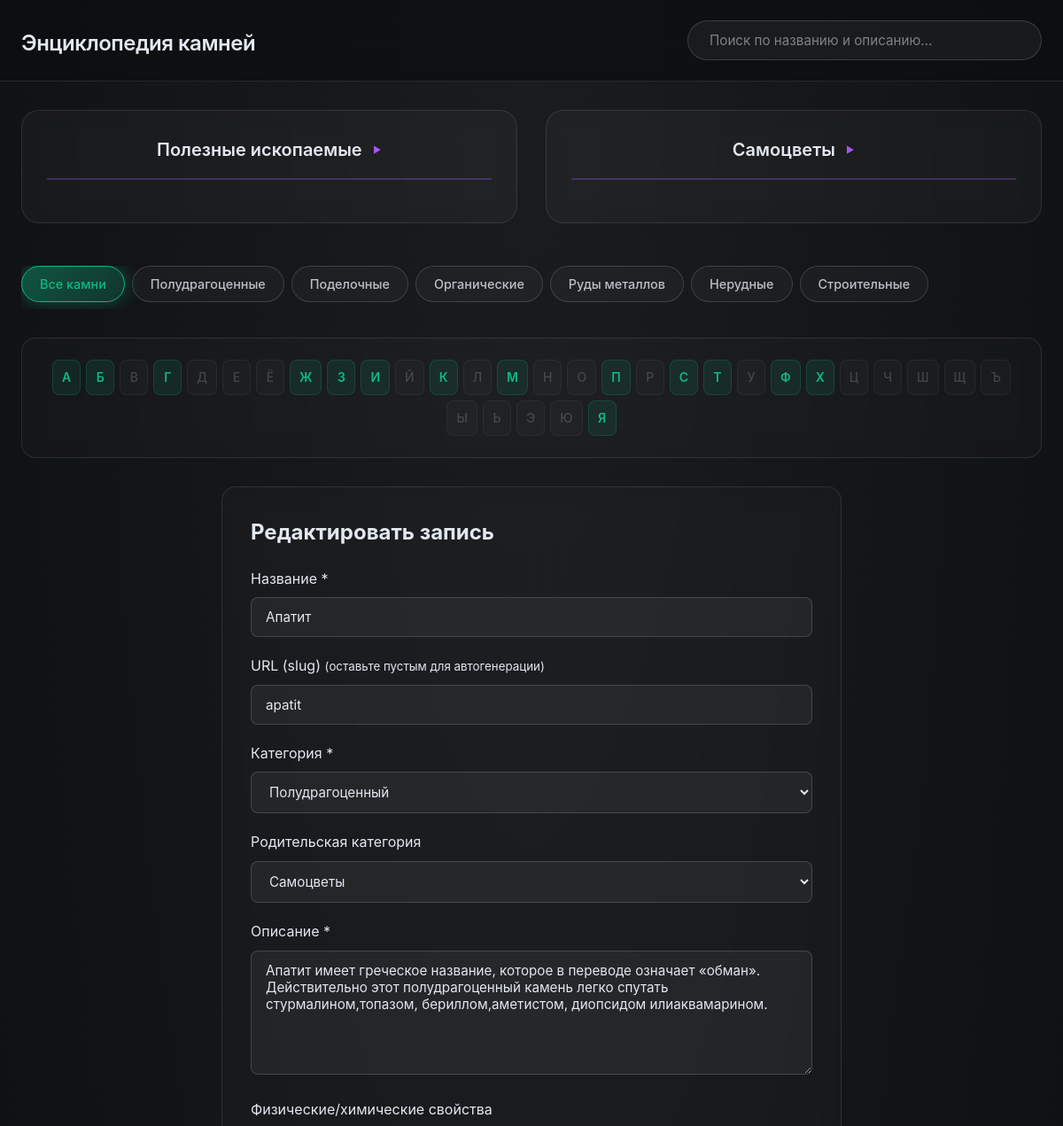
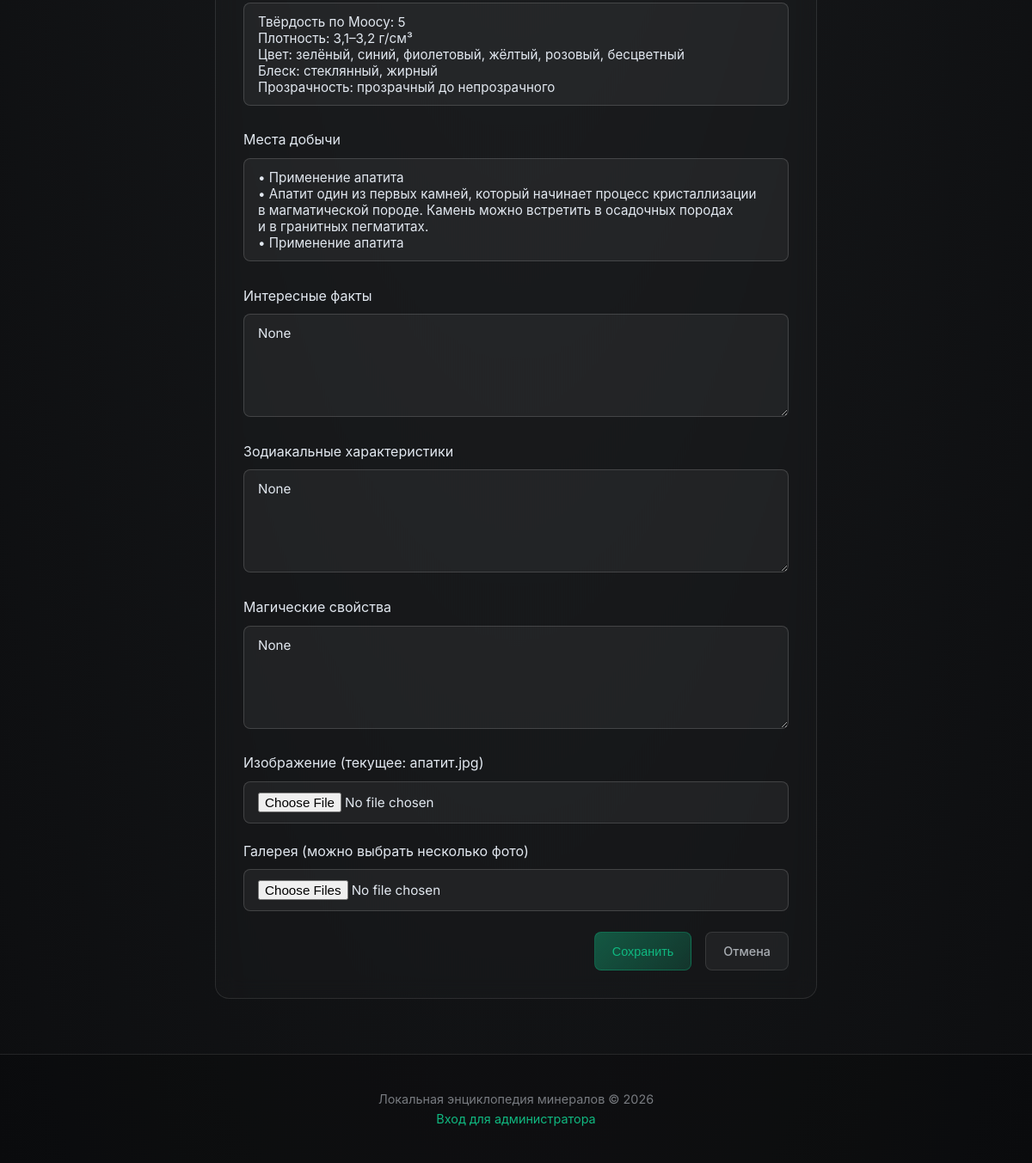
Screenshot of /admin/edit/2 (signed in) with the database file from the repository (2 pictures, top to bottom).
### models.py (models this page shows, shortened)
class Gem(db.Model):
    __tablename__ = 'gems'
    id = db.Column(db.Integer, primary_key=True)
    name = db.Column(db.String(100), nullable=False, index=True)
    slug = db.Column(db.String(100), unique=True, nullable=False, index=True)
    category = db.Column(db.String(50), nullable=False)  # руды металлов/нерудные/строительные/полудрагоценный/поделочный/органический
    parent_category = db.Column(db.String(50), nullable=True)  # полезные ископаемые/самоцветы
    description = db.Column(db.Text, nullable=False)
    properties = db.Column(db.Text)  # физические/химические свойства
    locations = db.Column(db.Text)   # места добычи
    facts = db.Column(db.Text)       # интересные факты
    zodiac = db.Column(db.Text)      # зодиакальные характеристики
    magic_props = db.Column(db.Text) # магические свойства
    image_filename = db.Column(db.String(200))  # имя файла изображения
    gallery = db.Column(db.Text)  # JSON список дополнительных фото
    created_at = db.Column(db.DateTime, default=datetime.utcnow)
    updated_at = db.Column(db.DateTime, default=datetime.utcnow, onupdate=datetime.utcnow)
    def get_gallery(self):
        if not self.gallery:
            return []
        try:
            return json.loads(self.gallery)
        except:
            return []

### app.py (the view)
@app.route('/admin/edit/<int:gem_id>', methods=['GET', 'POST'])
@admin_required
def admin_edit(gem_id):
    gem = Gem.query.get_or_404(gem_id)
    if request.method == 'POST':
        return save_gem(gem)
    return render_template('admin_form.html', gem=gem, action='edit')

### app.py (called while the page is built)
@app.context_processor
def inject_alphabet_index():
    from flask import request
    category = request.args.get('category', '')
    parent_category = request.args.get('parent_category', '')
    if category:
        category = CATEGORY_PLURAL_TO_SINGULAR.get(category, category)
    query = Gem.query
    if category:
        query = query.filter_by(category=category)
    elif parent_category:
        query = query.filter_by(parent_category=parent_category)
    alphabet_index = {}
    gems = query.order_by(Gem.name).all()
    for gem in gems:
        first_letter = gem.name[0].upper()
        if first_letter not in alphabet_index:
            alphabet_index[first_letter] = []
        alphabet_index[first_letter].append(gem)
    return dict(alphabet_index=alphabet_index, CATEGORY_PLURAL_TO_SINGULAR=CATEGORY_PLURAL_TO_SINGULAR)

def admin_required(f):
    @wraps(f)
    def decorated(*args, **kwargs):
        if not session.get('admin_logged_in'):
            flash('Требуется авторизация', 'warning')
            return redirect(url_for('admin_login'))
        return f(*args, **kwargs)
    return decorated

### templates/admin_form.html (shortened to what this page needs)
{% extends "base.html" %}
{% block content %}
<div class="admin-form">
    <h2>{{ 'Редактировать' if action == 'edit' else 'Создать' }} запись</h2>
    <form method="post" enctype="multipart/form-data">
        <label>Название *<br><input type="text" name="name" value="{{ gem.name if gem else '' }}" required></label>
        <label>URL (slug) <small>(оставьте пустым для автогенерации)</small><br>
            <input type="text" name="slug" value="{{ gem.slug if gem else '' }}"></label>
        <label>Категория *<br>
            <select name="category" id="category-select" required>
                <option value="полудрагоценный" {% if gem and gem.category == 'полудрагоценный' %}selected{% endif %}>Полудрагоценный</option>
            </select>
        </label>
        <label>Родительская категория<br>
            <select name="parent_category" id="parent-category-select">
                <option value="самоцветы" {% if gem and gem.parent_category == 'самоцветы' %}selected{% endif %}>Самоцветы</option>
            </select>
        </label>
        <label>Описание *<br><textarea name="description" rows="6" required>{{ gem.description if gem else '' }}</textarea></label>
        <label>Физические/химические свойства<br><textarea name="properties" rows="4">{{ gem.properties if gem else '' }}</textarea></label>
        <label>Места добычи<br><textarea name="locations" rows="3">{{ gem.locations if gem else '' }}</textarea></label>
        <label>Интересные факты<br><textarea name="facts" rows="3">{{ gem.facts if gem else '' }}</textarea></label>
        <label>Зодиакальные характеристики<br><textarea name="zodiac" rows="3">{{ gem.zodiac if gem else '' }}</textarea></label>
        <label>Магические свойства<br><textarea name="magic_props" rows="3">{{ gem.magic_props if gem else '' }}</textarea></label>
        <label>Изображение{% if gem and gem.image_filename %} (текущее: {{ gem.image_filename }}){% endif %}<br>
            <input type="file" name="image" accept="image/*"></label>
        <label>Галерея (можно выбрать несколько фото)<br>
            <input type="file" name="gallery" accept="image/*" multiple></label>
        <div class="form-actions">
            <button type="submit" class="btn btn-primary">Сохранить</button>
            <a href="{{ url_for('admin_dashboard') }}" class="btn btn-secondary">Отмена</a>
        </div>
    </form>
</div>
{% endblock %}

### static/css/dark-glass.css (style rules this page uses)
* { box-sizing: border-box; margin: 0; padding: 0; }
body { font-family: 'Inter', -apple-system, BlinkMacSystemFont, 'Segoe UI', Roboto, sans-serif; line-height: 1.6; color: #e2e8f0; background: radial-gradient(ellipse at top, #1a1c1e 0%, #0d0e10 100%); min-height: 100vh; }
a { color: #10b981; text-decoration: none; transition: all 0.3s ease; }

### static/css/dark-glass-detail.css (style rules this page uses)
.btn { display: inline-block; padding: 0.625rem 1.25rem; border: none; border-radius: 8px; text-decoration: none; cursor: pointer; font-size: 0.9rem; font-weight: 500; transition: all 0.3s ease; }
.btn-primary { background: linear-gradient(135deg, rgba(16, 185, 129, 0.4), rgba(16, 185, 129, 0.2)); color: #10b981; border: 1px solid rgba(16, 185, 129, 0.3); }
.btn-secondary { background: rgba(255, 255, 255, 0.05); color: rgba(226, 232, 240, 0.7); border: 1px solid rgba(255, 255, 255, 0.1); }
.admin-form, .admin-login { max-width: 700px; margin: 2rem auto; background: rgba(255, 255, 255, 0.02); backdrop-filter: blur(12px); -webkit-backdrop-filter: blur(12px); padding: 2rem; border-radius: 16px; border: 1px solid rgba(255, 255, 255, 0.1); }
.admin-form label, .admin-login label { display: block; margin: 1.25rem 0; }
.admin-form input, .admin-form select, .admin-form textarea, .admin-login input { width: 100%; padding: 0.75rem 1rem; border: 1px solid rgba(255, 255, 255, 0.15); border-radius: 8px; font-size: 0.95rem; font-family: inherit; margin-top: 0.5rem; background: rgba(255, 255, 255, 0.05); color: #e2e8f0; transition: all 0.3s ease; }
.admin-form textarea { min-height: 120px; resize: vertical; }
.form-actions { display: flex; gap: 1rem; margin-top: 1.5rem; justify-content: flex-end; }

### rows the page displays
Gem: name "Апатит", slug "apatit", category "Полудрагоценный", parent_category "Самоцветы", description "Апатит имеет греческое название, которое в переводе означает «обман». Действительно этот полудрагоценный камень легко спутать стурмалином,топазом, бериллом,аметистом, диопсидом илиаквамарином.", properties "Твёрдость по Моосу: 5 Плотность: 3,1–3,2 г/см³ Цвет: зелёный, синий, фиолетовый, жёлтый, розовый, бесцветный Блеск: стеклянный, жирный Прозрачность: прозрачный до непрозрачного", locations "• Применение апатита • Апатит один из первых камней, который начинает процесс кристаллизации в магматической породе. Камень можно встретить в осадочных породах и в гранитных пегматитах. • Применение апатита", facts "None", zodiac "None", magic_props "None", image_filename "апатит.jpg"

### other values shown
{{ letter }} "А" "Б" "Г" "Ж" "З" "И" "К" "М" "П" "С" "Т" "Ф" "Х" "Я"
{{ letter }} "В" "Д" "Е" "Ё" "Й" "Л" "Н" "О" "Р" "У" "Ц" "Ч" "Ш" "Щ" "Ъ" "Ы" "Ь" "Э" "Ю"
{{ 'Редактировать' if action == 'edit' else 'Создать' }} "Редактировать"
